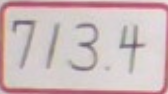
#> input picture test_picture/7134.png, 168 x 94 px, found by its file name
$ python test.py
#> lines starting #> are read from the running program, lines starting #| are printed output that depends on the picture; after the words box and inside, x2 and y2 are one past the last pixel; in counts of white or black regions, pixels touching at a corner belong together
from cv2 import THRESH_BINARY_INV
import numpy as np
import cv2

img = cv2.imread(
    r'C:\Users\timch\MyPython\2022_library_Self-propelled-car\test_picture\7134.png')
#> img is the input picture: shape (94, 168, 3); mean B, G, R 188.1, 186.9, 205.3

def auto_canny(image, sigma=0.2):
    # 計算單通道像素強度的中位數
    v = np.median(image)
    # 選擇合適的lower和upper值，然後應用它們
    lower = int(max(0, (1.0 - sigma) * v))
    upper = int(min(255, (1.0 + sigma) * v))
    edged = cv2.Canny(image, lower, upper)
    return edged

def sharpen(img, sigma=100):
    # sigma = 5、15、25
    blur_img = cv2.GaussianBlur(img, (0, 0), sigma)
    usm = cv2.addWeighted(img, 1.5, blur_img, -0.5, 0)

    return usm


def auto_thresh(image, sigma=0.2):
    # 計算單通道像素強度的中位數
    v = np.median(image)
    # 選擇合適的lower和upper值，然後應用它們
    lower = int(max(0, (1.0 - sigma) * v))
    ret, edged = cv2.threshold(image, lower, 255, THRESH_BINARY_INV)
    return edged

sharp = sharpen(img)
gray = cv2.cvtColor(sharp, cv2.COLOR_BGR2GRAY)
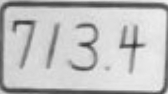
#> gray: shape (94, 168); min 47, max 244, mean 192.3
th1 = auto_thresh(gray)
#> in auto_thresh, `v = np.median(image)`: v = 213
#> in auto_thresh, `lower = int(max(0, (1.0 - sigma) * v))`: lower = 170
#> in auto_thresh, `ret, edged = cv2.threshold(image, lower, 255, THRESH_BINARY_INV)`:
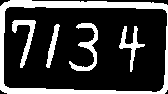
#> edged: shape (94, 168); 23.5% white; 5 white regions, box (x1, y1, x2, y2) and area: (0, 0, 168, 94) 2398, (69, 23, 98, 71) 424, (12, 20, 36, 68) 350, (119, 26, 145, 72) 325, (46, 24, 60, 68) 217
kernal = cv2.getStructuringElement(cv2.MORPH_RECT, (3,3))
dilate = cv2.dilate(th1, kernal, iterations=2)
#> dilate: shape (94, 168); 41% white; 5 white regions, box (x1, y1, x2, y2) and area: (0, 0, 168, 94) 3631, (67, 21, 100, 73) 930, (10, 18, 38, 70) 727, (117, 24, 147, 74) 722, (44, 22, 62, 70) 465
th = cv2.erode(dilate, kernal, iterations=1)
#> th: shape (94, 168); 32.9% white; 5 white regions, box (x1, y1, x2, y2) and area: (0, 0, 168, 94) 3125, (68, 22, 99, 72) 678, (11, 19, 37, 69) 535, (118, 25, 146, 73) 522, (45, 23, 61, 69) 337
horImg = th.copy()
verImg = th.copy()
kernal = cv2.getStructuringElement(cv2.MORPH_RECT, (60,3))
horImg = cv2.erode(horImg, kernal, iterations=1)
#> horImg: shape (94, 168); 10.1% white; 2 white regions, box (x1, y1, x2, y2) and area: (0, 0, 168, 9) 983, (0, 88, 168, 94) 612
horImg = cv2.dilate(horImg, kernal, iterations=2)
#> horImg: shape (94, 168); 18.3% white; 2 white regions, box (x1, y1, x2, y2) and area: (0, 0, 168, 11) 1724, (0, 86, 168, 94) 1172
kernal = cv2.getStructuringElement(cv2.MORPH_RECT, (3,60))
verImg = cv2.erode(verImg, kernal, iterations=1)
#> verImg: shape (94, 168); 2.3% white; 3 white regions (1 under 20 px), largest, box (x1, y1, x2, y2) and area: (0, 32, 4, 94) 245, (165, 33, 168, 94) 115
verImg = cv2.dilate(verImg, kernal, iterations=2)
#> verImg: shape (94, 168); 6.8% white; 2 white regions
mask = horImg + verImg
kernal_mask = cv2.getStructuringElement(cv2.MORPH_RECT, (5,5))
mask = cv2.dilate(mask, kernal_mask, iterations=2)
mask = 255 - mask
no_border = cv2.bitwise_and(th1, mask)
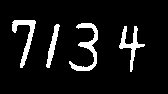
#> no_border: shape (94, 168); min 0, max 255, mean 21.3


contours, hierarchy = cv2.findContours(
            no_border, cv2.RETR_EXTERNAL, cv2.CHAIN_APPROX_NONE)
#> contours = 6 contours, 2 with area under 20; largest, box (x1, y1, x2, y2) and area: (69, 23, 98, 71) 332, (12, 20, 36, 68) 278, (119, 26, 145, 72) 244, (46, 24, 60, 68) 171
imgContour = img.copy()
position = []
for cnt in contours:
    cv2.drawContours(imgContour, cnt, -1, (255, 0, 0), 1)
    area = cv2.contourArea(cnt)
    peri = cv2.arcLength(cnt, True)
    if area > 150:
        vertices = cv2.approxPolyDP(cnt, peri*0.05, True)
        x, y, w, h = cv2.boundingRect(vertices)
        pos = [x, y, w, h]
        position.append(pos)
        cv2.rectangle(imgContour, (x, y), (x+w, y+h), (0, 255, 0), 2)
#> this loop made 6 passes
#> (area, peri, vertices, x, y, w, h) on pass 3: (171, 99.11, [[58, 24], [47, 67]], 47, 24, 12, 44)
#> (area, peri, x, y, w, h) on passes 2, 4, 5: (244.5, 171, 124, 26, 21, 46), (332.5, 207.9, 69, 23, 29, 48), (277.5, 157.5, 12, 20, 23, 48)
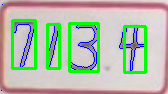
#> imgContour: shape (94, 168, 3); 12.89% of pixels changed, all inside (x1, y1, x2, y2) = (1, 4, 147, 91)
#> after the loop, position = [[124, 26, 21, 46], [47, 24, 12, 44], [69, 23, 29, 48], [12, 20, 23, 48]]

position.sort()

crop_img = []
for p in position:
    x, y, w, h = p
    crop = no_border[y:y+h, x:x+w]
    crop_img.append(crop)
#> this loop made 4 passes
#> pass 1, `crop = no_border[y:y+h, x:x+w]`:
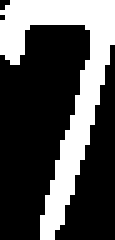
#> crop: shape (48, 23) (shown 5 times larger); 31.4% white; 1 white region, box (x1, y1, x2, y2) and area: (0, 0, 23, 48) 347
#> after the loop, crop_img = 4 items

imgInput = []
for cro in crop_img:

    # resize to x*28 or 28*x
    himg, wimg = cro.shape[:2]
    if himg == wimg:
        cro = cv2.resize(cro, (28, 28))
    elif himg > wimg:
        cro = cv2.resize(cro, (int(wimg/himg*28), 28))
    elif himg < wimg:
        cro = cv2.resize(cro, (28, int(himg/wimg*28)))

    # resize to rectangle
    h, w = cro.shape
    bg = np.zeros([28,28], dtype=np.uint8)
    if h == w :
        pass
    elif h > w :
        l = (h-w)//2
        bg[0:28, l:l+w] = cro
    elif w > h :
        l = (w-h)//2
        bg[l:l+h, 0:28] = cro

    inp = cv2.resize(bg, (0, 0), fx=10, fy=10)
    imgInput.append(inp)
#> this loop made 4 passes
#> (himg, wimg, w, l) on passes 1 to 4: (48, 23, 13, 7), (44, 12, 7, 10), (48, 29, 16, 6), (46, 21, 12, 8)
#> pass 1, `inp = cv2.resize(bg, (0, 0), fx=10, fy=10)`:
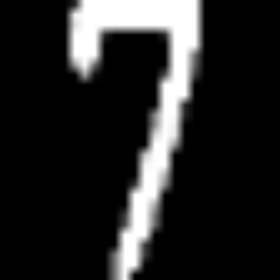
#> inp: shape (280, 280); min 0, max 255, mean 37.7
#> after the loop:
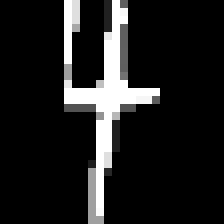
#> bg: shape (28, 28) (shown 8 times larger); min 0, max 255, mean 30.1
#> after the loop, imgInput = 4 items


cv2.imshow('img', img)
print(img.shape)
#| (94, 168, 3)
cv2.imwrite('img.jpg', img)
cv2.imshow('sharp', sharp)
cv2.imshow('gray', gray)
cv2.imshow('th', th)
cv2.imshow('horimg', horImg)
cv2.imshow('verimg', verImg)
cv2.imshow('mask', mask)
cv2.imshow('no_border', no_border)
cv2.imwrite('no_border.jpg', no_border)
cv2.imshow('th1', th1)
cv2.imwrite('th1.jpg', th1)
cv2.imshow('imgContour', imgContour)
cv2.imwrite('imgContour.jpg', imgContour)


for l,inp in enumerate(imgInput):
    cv2.imshow('Input'+'-'+str(l), inp)
    cv2.imwrite('Input'+'-'+str(l)+'.jpg', inp)
#> this loop made 4 passes

cv2.waitKey(0)

$ run again, with test_picture/038.png copied over test_picture/7134.png
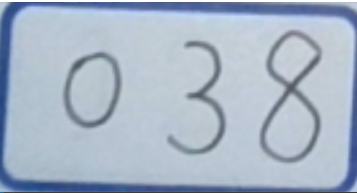
#> input picture test_picture/038.png, 357 x 193 px, found by its file name
#> img is the input picture: shape (193, 357, 3); mean B, G, R 198.5, 181.5, 167.8
#> v = 202
#> lower = 161
#> in auto_thresh, `ret, edged = cv2.threshold(image, lower, 255, THRESH_BINARY_INV)`:
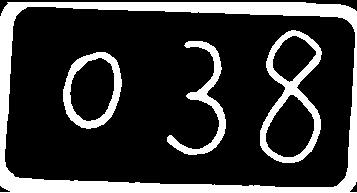
#> edged: shape (193, 357); 21.4% white; 4 white regions, box (x1, y1, x2, y2) and area: (0, 2, 357, 193) 9616, (260, 30, 322, 163) 2263, (167, 41, 226, 155) 1454, (63, 52, 122, 129) 1431
#> dilate: shape (193, 357); 31.2% white; 4 white regions, box (x1, y1, x2, y2) and area: (0, 0, 357, 193) 12555, (258, 28, 324, 165) 3988, (165, 39, 228, 157) 2532, (61, 50, 124, 131) 2402
#> th: shape (193, 357); 26.8% white; 4 white regions, box (x1, y1, x2, y2) and area: (0, 0, 357, 193) 11423, (259, 29, 323, 164) 3138, (166, 40, 227, 156) 1990, (62, 51, 123, 130) 1920
#> contours = 8 contours, 5 with area under 20; largest, box (x1, y1, x2, y2) and area: (260, 30, 322, 163) 5406, (63, 52, 122, 129) 3439, (167, 41, 226, 155) 1268
#> the loop `for cnt in contours:` made 8 passes
#> (area, peri, vertices, x, y, w, h) on pass 5: (3439, 225.8, [[105, 52], [66, 78], [81, 127], [118, 100]], 66, 52, 53, 76)
#> after the loop `for cnt in contours:`: position = [[66, 52, 53, 76], [167, 41, 59, 114], [260, 30, 62, 133]]
#> the loop `for p in position:` made 3 passes
#> after the loop `for p in position:`: crop_img = 3 items
#> the loop `for cro in crop_img:` made 3 passes
#> (himg, wimg, w, l) on passes 1 to 3: (76, 53, 19, 4), (114, 59, 14, 7), (133, 62, 13, 7)
#> after the loop `for cro in crop_img:`:
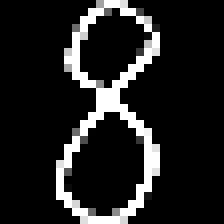
#> bg: shape (28, 28) (shown 8 times larger); min 0, max 255, mean 32.7
#| (193, 357, 3)
#> the loop `for l,inp in enumerate(imgInput):` made 3 passes

$ run again, with test_picture/1.png copied over test_picture/7134.png
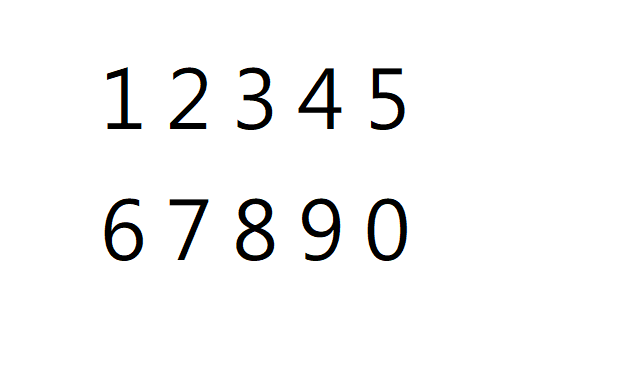
#> input picture test_picture/1.png, 622 x 373 px, found by its file name
#> img is the input picture: shape (373, 622, 3); mean B, G, R 246.2, 246.2, 246.2
#> v = 255
#> lower = 204
#> in auto_thresh, `ret, edged = cv2.threshold(image, lower, 255, THRESH_BINARY_INV)`:
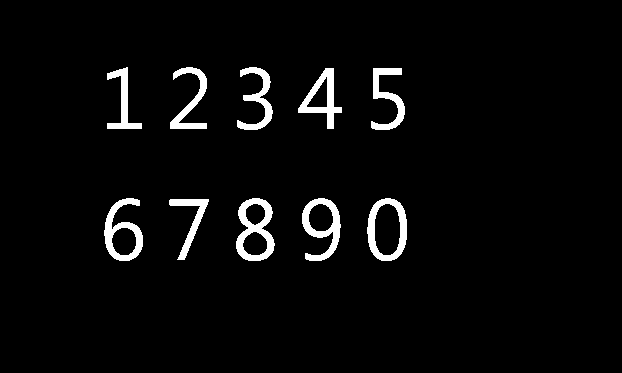
#> edged: shape (373, 622); 3.8% white; 10 white regions, largest, box (x1, y1, x2, y2) and area: (236, 198, 275, 261) 1141, (302, 198, 341, 261) 1012, (367, 198, 407, 261) 1005
#> dilate: shape (373, 622); 6.6% white; 10 white regions, largest, box (x1, y1, x2, y2) and area: (234, 196, 277, 263) 1954, (300, 196, 343, 263) 1761, (102, 196, 145, 263) 1753
#> th: shape (373, 622); 5.2% white; 10 white regions, largest, box (x1, y1, x2, y2) and area: (235, 197, 276, 262) 1566, (301, 197, 342, 262) 1393, (103, 197, 144, 262) 1385
#> horImg: shape (373, 622); every value is 0
#> no_border: shape (373, 622); 3.3% white; 13 white regions (1 under 20 px)
#> contours = 13 contours, 1 with area under 20; largest, box (x1, y1, x2, y2) and area: (367, 198, 407, 261) 1997, (236, 198, 275, 261) 1782, (302, 198, 341, 261) 1429, (104, 198, 143, 261) 1419, (371, 68, 405, 130) 699
#> the loop `for cnt in contours:` made 13 passes
#> (area, peri, vertices, x, y, w, h) on passes 1, 9: (569, 214.7, [[208, 199], [169, 200], [200, 206], [177, 259]], 169, 199, 40, 61), (274.5, 122.3, [[320, 76], [298, 112], [320, 112], [306, 106]], 298, 76, 23, 37)
#> after the loop `for cnt in contours:`: position = [[169, 199, 40, 61], [367, 198, 40, 63], [302, 198, 38, 63], [236, 198, 38, 63], [106, 199, 37, 62], [298, 76, 23, 37], [371, 68, 34, 62], [237, 67, 34, 63], [170, 68, 37, 61]]
#> the loop `for p in position:` made 9 passes
#> after the loop `for p in position:`: crop_img = 9 items
#> the loop `for cro in crop_img:` made 9 passes
#> (himg, wimg, w, l) on passes 1 to 8: (62, 37, 16, 6), (61, 40, 18, 5), (61, 37, 16, 6), (63, 38, 16, 6), (63, 34, 15, 6), (37, 23, 17, 5), (63, 38, 16, 6), (63, 40, 17, 5)
#> after the loop `for cro in crop_img:`:
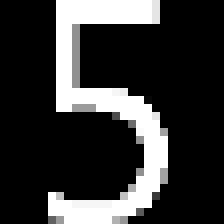
#> bg: shape (28, 28) (shown 8 times larger); min 0, max 255, mean 53.2
#| (373, 622, 3)
#> the loop `for l,inp in enumerate(imgInput):` made 9 passes

$ run again, with test_picture/11.png copied over test_picture/7134.png
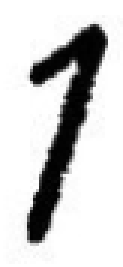
#> input picture test_picture/11.png, 41 x 89 px, found by its file name (shown 3 times larger)
#> img is the input picture: shape (89, 41, 3); min 0, max 255, mean 207
#> v = 255
#> lower = 204
#> edged: shape (89, 41); 21.4% white; 1 white region, box (x1, y1, x2, y2) and area: (9, 8, 36, 82) 782
#> dilate: shape (89, 41); 35.2% white; 1 white region, box (x1, y1, x2, y2) and area: (7, 6, 38, 84) 1286
#> th: shape (89, 41); 28.6% white; 1 white region
#> horImg: shape (89, 41); every value is 0
#> mask: shape (89, 41); every value is 255
#> contours = 1 contour; box (x1, y1, x2, y2) and area: (9, 8, 36, 82) 690
#> the loop `for cnt in contours:` made 1 pass
#> (area, peri, vertices, x, y, w, h) on pass 1: (690.5, 210.4, [[33, 8], [10, 22], [25, 21], [10, 81]], 10, 8, 24, 74)
#> after the loop `for cnt in contours:`: position = [[10, 8, 24, 74]]
#> the loop `for p in position:` made 1 pass
#> after the loop `for p in position:`: crop_img = 1 item
#> the loop `for cro in crop_img:` made 1 pass
#> (himg, wimg, h, w, l) on pass 1: (74, 24, 28, 9, 9)
#> after the loop `for cro in crop_img:`:
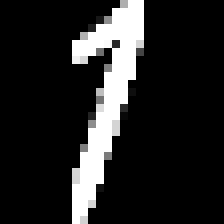
#> bg: shape (28, 28) (shown 8 times larger); min 0, max 255, mean 35.5
#| (89, 41, 3)
#> the loop `for l,inp in enumerate(imgInput):` made 1 pass
#> l on pass 1: 0
